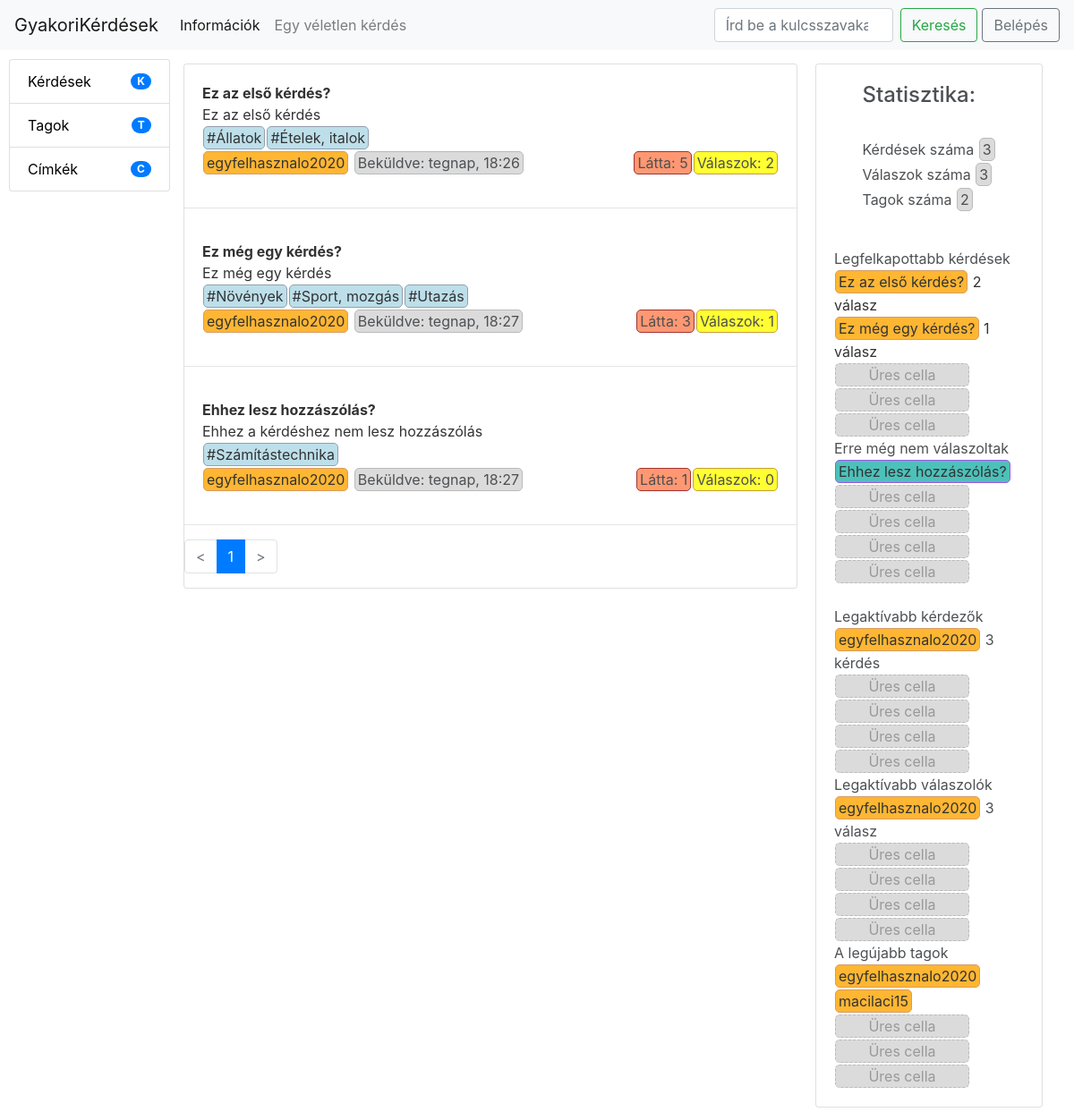
The page / on the database its author committed.
### tables this page shows
CREATE TABLE `kerdesek` (
  `id` int(11) NOT NULL,
  `kerdesrov` varchar(150) DEFAULT NULL,
  `akerdes` varchar(2000) DEFAULT NULL,
  `datum` datetime DEFAULT NULL
);

CREATE TABLE `kerdes_cimke` (
  `kerdes_id` int(11) DEFAULT NULL,
  `cimke_id` int(11) DEFAULT NULL
);

CREATE TABLE `cimkek` (
  `id` int(11) NOT NULL,
  `megnevezes` varchar(50) DEFAULT NULL
);

CREATE TABLE `felhasznalo_kerdes` (
  `felh_id` int(11) DEFAULT NULL,
  `kerdes_id` int(11) DEFAULT NULL
);

CREATE TABLE `felhasznalok` (
  `id` int(11) NOT NULL,
  `felhasznalonev` varchar(50) DEFAULT NULL,
  `email` varchar(100) DEFAULT NULL,
  `jelszo` varchar(250) DEFAULT NULL,
  `regdatum` datetime DEFAULT NULL
);

### index.php (called while the page is built, shortened)
<?php
    require_once "iranyito/funkciok.php";
    require_once "iranyito/kontrollerek.php";
    require_once "iranyito/app.php";
    require_once "oldalak/gyujto.php";

### iranyito/kontrollerek.php (called while the page is built, shortened)
<?php
function homeController() {
    $size = $_GET["size"] ?? 10;
    $page = $_GET["page"] ?? 1;
    $connection = getConnection();
    $total = Osszes($connection);
    $offset = ($page - 1) * $size;
    $content =  FooldalKerdesek($connection, $size, $offset);
    $lastPage = $total % $size == 0 ? intdiv($total, $size) : intdiv($total, $size) + 1;
    return [
        'fooldal',
        [
            'title' => 'Home page',
            'content' => $content,
            'total' => $total,
            'size' => $size,
            'page' => $page,
            'lastPage' => $lastPage
        ]
    ];
}

### iranyito/app.php (called while the page is built, shortened)
<?php
$uri = $_SERVER["REQUEST_URI"] ?? '/';
$cleaned = explode("?", $uri) [0];
list($view, $data) = dispatch($cleaned, 'notFoundController');

### oldalak/fooldal.php (the view)
<div class="egybe">
<div class="card">
<?php foreach ($content as $kerdes):?>
             <a href="/kerdes/<?=$kerdes['id']?>">
                 <div class="card-body">
                  <?php
                  $kerdesrov = $kerdes['kerdesrov'];
                  if(strlen($kerdesrov)>49) echo "<b>" . substr($kerdesrov,0,47) . "...</b>";
                  else{ echo "<b>" . $kerdesrov . "</b>";}
                  ?>
                  <br>
                  <?php
                  $akerdes = $kerdes['akerdes'];
                  if(strlen($akerdes)>99) echo substr($akerdes,0,97) . "...";
                  else{ echo $akerdes;}
                  ?>
                  <br>
                  <?php $kapcimke = KerdesCimke("kerdes",$kerdes['id']);
                        foreach($kapcimke as $cimke){
                          $megkCimke = CimkeAdat("id",$cimke['cimke_id']);
                          echo '<div class="osszesitett" id="cimke"><a href="/cimke/'. $megkCimke[0]['megnevezes'] .'">#' . $megkCimke[0]['megnevezes'] . '</a></div>';
                        }
                  ?>
                  <br> <div class="osszesitett" id="felhasznalo"><a href="/profil/<?=FelhasznaloAdat("id",FelhasznaloKerdes("kerdes",$kerdes["id"])[0]["felh_id"])[0]["felhasznalonev"]?>"><?=FelhasznaloAdat("id",FelhasznaloKerdes("kerdes",$kerdes["id"])[0]["felh_id"])[0]["felhasznalonev"]?></a></div> <div class="osszesitett float-right" id="valaszok">Válaszok: <?=ValaszSzam($kerdes['id']);?> </div><div class="osszesitett float-right" id="latta">Látta: <?=count(KerdesLatta("kerdes",$kerdes["id"]))?></div>
                  <div class="osszesitett" id="datum">Beküldve: <?=DatumAtalakit($kerdes['datum'])?></div>
                  </div>
             </a>
             <hr>
            <?php endforeach ?>
 <?php require "lapozo.php"; ?>
</div>
</div>

### iranyito/funkciok.php (shortened to what this page needs)
<?php
function getConnection(){
    global $config;
    $connection = mysqli_connect($config['db_host'], $config['db_user'], $config['db_pass'], $config['db_name']);
    mysqli_set_charset($connection,"utf8");
    return $connection;
}
function dispatch($actualRoute, $notFound) {
    global $routes;
    $method = $_SERVER["REQUEST_METHOD"];
    if (key_exists($method, $routes)) {
        foreach ($routes[$method] as $route => $callable) {
            $route = "%^$route$%";
            if (preg_match($route, $actualRoute, $matches)) {
                return $callable($matches);
            }
        }
    }
    return $notFound();
}
function FooldalKerdesek($connection, $size, $offset){
    $query = "SELECT * FROM kerdesek LIMIT ?, ?";
    if ($statment = mysqli_prepare($connection, $query)) {
        mysqli_stmt_bind_param($statment, "ii", $offset, $size);
        mysqli_stmt_execute($statment);
        $result = mysqli_stmt_get_result($statment);
        return mysqli_fetch_all($result, MYSQLI_ASSOC);
    } else {
        logMessage("ERROR", 'Query error: ' . mysqli_error($connection));
        errorPage();
    }
}
function VeletlenSzam(){
    $veletlenSorSzam = array_rand(KerdesAdat("",""), 1);
    $veletlenSzam = KerdesAdat("","")[$veletlenSorSzam]["id"];
    return $veletlenSzam;
}
function KerdesCimke($mit,$mi){
    $connection = getConnection();
    if($mit == "kerdes")
    $query = "SELECT * FROM kerdes_cimke WHERE kerdes_id = ?";
   if ($statment = mysqli_prepare($connection, $query)) {
       if($mit != "" && $mit != "")mysqli_stmt_bind_param($statment, "i", $mi);
       mysqli_stmt_execute($statment);
       $result = mysqli_stmt_get_result($statment);
        return mysqli_fetch_all($result, MYSQLI_ASSOC);
   } else {
       logMessage("ERROR", 'Query error: ' . mysqli_error($connection));
       errorPage();
   }
}
function ValaszSzam($id){
 $connection = getConnection();
 $query = "SELECT * FROM kerdes_valasz WHERE kerdes_id = ?";
    if ($statment = mysqli_prepare($connection, $query)) {
        mysqli_stmt_bind_param($statment, "i", $id);
        mysqli_stmt_execute($statment);
        $result = mysqli_stmt_get_result($statment);
        $valaszok = mysqli_fetch_all($result, MYSQLI_ASSOC);
    } else {
        logMessage("ERROR", 'Query error: ' . mysqli_error($connection));
        errorPage();
    }
    $szamol = 0;
    foreach ($valaszok as $valasz) {$szamol++;}
    return $szamol;
}
function FelhasznaloKerdes($mit, $mi){
    $connection = getConnection();
    if($mit == "kerdes")
    $query = "SELECT * FROM felhasznalo_kerdes WHERE kerdes_id = ?";
       if ($statment = mysqli_prepare($connection, $query)) {
            if($mit != "" && $mi != "")mysqli_stmt_bind_param($statment, "i", $mi);
            mysqli_stmt_execute($statment);
           $result = mysqli_stmt_get_result($statment);
           return mysqli_fetch_all($result, MYSQLI_ASSOC);
       } else {
           logMessage("ERROR", 'Query error: ' . mysqli_error($connection));
           errorPage();
       }
}
function KerdesValasz($mit, $mi){
    $connection = getConnection();
    if($mit == "kerdes")
    $query = "SELECT * FROM kerdes_valasz WHERE kerdes_id = ?";
       if ($statment = mysqli_prepare($connection, $query)) {
            if($mit != "" && $mi != "")mysqli_stmt_bind_param($statment, "i", $mi);
            mysqli_stmt_execute($statment);
           $result = mysqli_stmt_get_result($statment);
           return mysqli_fetch_all($result, MYSQLI_ASSOC);
       } else {
           logMessage("ERROR", 'Query error: ' . mysqli_error($connection));
           errorPage();
       }
}
function KerdesLatta($mit, $mi){
    $connection = getConnection();
    if($mit == "kerdes")
    $query = "SELECT * FROM kerdes_latta WHERE kerdes_id = ?";
       if ($statment = mysqli_prepare($connection, $query)) {
            if($mit != "" && $mi != "")mysqli_stmt_bind_param($statment, "i", $mi);
            mysqli_stmt_execute($statment);
           $result = mysqli_stmt_get_result($statment);
           return mysqli_fetch_all($result, MYSQLI_ASSOC);
       } else {
           logMessage("ERROR", 'Query error: ' . mysqli_error($connection));
           errorPage();
       }
}
function FelhasznaloAdat($mit, $mi){
    $connection = getConnection();
    if($mit == "id")
    $query = "SELECT * FROM felhasznalok WHERE id = ?";
    if($mit == "")
    $query = "SELECT * FROM felhasznalok";
       if ($statment = mysqli_prepare($connection, $query)) {
            if($mit == "id")mysqli_stmt_bind_param($statment, "i", $mi);
            mysqli_stmt_execute($statment);
           $result = mysqli_stmt_get_result($statment);
           return mysqli_fetch_all($result, MYSQLI_ASSOC);
       } else {
           logMessage("ERROR", 'Query error: ' . mysqli_error($connection));
           errorPage();
       }
}
function KerdesAdat($mit, $mi){
    $connection = getConnection();
    if($mit == "")
    $query = "SELECT * FROM kerdesek";
       if ($statment = mysqli_prepare($connection, $query)) {
            mysqli_stmt_execute($statment);
           $result = mysqli_stmt_get_result($statment);
           return mysqli_fetch_all($result, MYSQLI_ASSOC);
       } else {
           logMessage("ERROR", 'Query error: ' . mysqli_error($connection));
           errorPage();
       }
}
function ValaszAdat($mit, $mi){
    $connection = getConnection();
    if($mit == "")
    $query = "SELECT * FROM valaszok";
           if ($statment = mysqli_prepare($connection, $query)) {
                mysqli_stmt_execute($statment);
               $result = mysqli_stmt_get_result($statment);
               return mysqli_fetch_all($result, MYSQLI_ASSOC);
           } else {
               logMessage("ERROR", 'Query error: ' . mysqli_error($connection));
               errorPage();
           }
}
function CimkeAdat($mit,$mi){
    $connection = getConnection();
    if($mit == "id")
    $query = "SELECT * FROM cimkek WHERE id = ?";
       if ($statment = mysqli_prepare($connection, $query)) {
            if($mit == "id")mysqli_stmt_bind_param($statment, "i", $mi);
            mysqli_stmt_execute($statment);
           $result = mysqli_stmt_get_result($statment);
           return mysqli_fetch_all($result, MYSQLI_ASSOC);
       } else {
           logMessage("ERROR", 'Query error: ' . mysqli_error($connection));
           errorPage();
       }
}
function FelhKerdSzam(){
    $connection = getConnection();
    $query = "SELECT count(fk.felh_id) as szam, f.felhasznalonev as felh FROM felhasznalok f
              INNER JOIN felhasznalo_kerdes fk ON f.id = fk.felh_id
              GROUP BY fk.felh_id LIMIT 5";
    if ($statment = mysqli_prepare($connection, $query)) {
         mysqli_stmt_execute($statment);
        $result = mysqli_stmt_get_result($statment);
        return mysqli_fetch_all($result, MYSQLI_ASSOC);
    } else {
        logMessage("ERROR", 'Query error: ' . mysqli_error($connection));
        errorPage();
    }
}
function FelhValSzam(){
    $connection = getConnection();
    $query = "SELECT count(fv.felh_id) as szam, f.felhasznalonev as felh FROM felhasznalok f
              INNER JOIN felhasznalo_valasz fv ON f.id = fv.felh_id
              GROUP BY fv.felh_id LIMIT 5";
    if ($statment = mysqli_prepare($connection, $query)) {
         mysqli_stmt_execute($statment);
        $result = mysqli_stmt_get_result($statment);
        return mysqli_fetch_all($result, MYSQLI_ASSOC);
    } else {
        logMessage("ERROR", 'Query error: ' . mysqli_error($connection));
        errorPage();
    }
}
function KerdValSzam(){
    $connection = getConnection();
    $query = "SELECT count(kv.kerdes_id) as szam, k.kerdesrov as kerdrov, k.id as id FROM kerdesek k
              INNER JOIN kerdes_valasz kv ON k.id = kv.kerdes_id
              GROUP BY kv.kerdes_id LIMIT 5";
    if ($statment = mysqli_prepare($connection, $query)) {
         mysqli_stmt_execute($statment);
        $result = mysqli_stmt_get_result($statment);
        return mysqli_fetch_all($result, MYSQLI_ASSOC);
    } else {
        logMessage("ERROR", 'Query error: ' . mysqli_error($connection));
        errorPage();
    }
}
function DatumAtalakit($date){
    $honaptomb = array("január","február","március","április","május","június","július","augusztus","szeptember","október","november","december");
    $date = strtotime($date);
    $akkorimasodperc = date('Y', $date)*365*24*60*60+date('m', $date)*30*24*60*60+date('d', $date)*24*60*60+date('H', $date)*60*60+date('i', $date)*60+date('s', $date)*1;
    $mostmasodperc = date('Y')*365*24*60*60+date('m')*30*24*60*60+date('d')*24*60*60+date('H')*60*60+date('i')*60+date('s')*1;
    $kulonbsegperc = ($mostmasodperc - $akkorimasodperc)/60;
    if(date('Y',$date) != date('Y')) echo date('Y. m. d., H:i',$date);
    elseif($kulonbsegperc < 1) echo "kevesebb, mint 1perce";
    elseif($kulonbsegperc < 60) echo (int)$kulonbsegperc . " perce";
    elseif($kulonbsegperc < 300) echo "kevesebb, mint " . ((int)($kulonbsegperc/60+1)) . " órája";
    elseif(date('m',$date) == date('m')){
        if(date('d',$date) == date('d')) echo ((int)($kulonbsegperc/60+1)) . " órája";
        elseif(date('d',$date)+1 == date('d')) echo "tegnap, " . date(' H:i',$date);
        else echo $honaptomb[(int)(date('m',$date))-1] . " " . (int)(date(' d',$date)) .  date('., H:i',$date);
    }
    elseif(date('Y',$date) == date('Y')) echo $honaptomb[(int)(date('m',$date))-1] . " " . (int)(date(' d',$date)) .  date('., H:i',$date);
}

### oldalak/jobbsav.php
<div id="jobbsav">
    <div class="card">
    <div class="card-body" style="margin:auto;">
   <h4>Statisztika:</h4> <br>
    Kérdések száma
    <div class="osszesitett" id="statisztikaszam"><?=count(KerdesAdat("",""))?></div> <br>
    Válaszok száma
    <div class="osszesitett" id="statisztikaszam"><?=count(ValaszAdat("",""))?></div> <br>
    Tagok száma
    <div class="osszesitett" id="statisztikaszam"><?=count(FelhasznaloAdat("",""))?></div>
</div>
<div class="card-body">
    Legfelkapottabb kérdések <br>
    <?php
    $legtobbvalaszok = KerdValSzam();
    foreach($legtobbvalaszok as $legtobbvalasz){?>
       <a href="/kerdes/<?=$legtobbvalasz["id"]?>"> <div class="osszesitett" id="felhasznalo" style="max-width:100%;"><?=$legtobbvalasz["kerdrov"]?></div> <?=$legtobbvalasz["szam"]?> válasz</a> <br>
    <?php }
        for($i=0;$i<5-count($legtobbvalaszok);$i++){
    ?>
    <a href="/info"><div class="osszesitett" id="urescella">Üres cella</div></a> <br>
        <?php } ?>
    Erre még nem válaszoltak<br>
    <?php
        $kerdesek = KerdesAdat("","");
        $max5 = 0;
        foreach($kerdesek as $kerdes):
            if(count(KerdesValasz("kerdes",$kerdes["id"]))==0 && $max5<5){?>
             <a href="/kerdes/<?=$kerdes["id"]?>"><div class="osszesitett" id="valasz" style="max-width:100%;"><?=$kerdes["kerdesrov"]?></div></a> <br>
             <?php  $max5++; } endforeach;
             for($i=0;$i<5-$max5;$i++){ ?>
                <a href="/info"><div class="osszesitett" id="urescella">Üres cella</div></a> <br>
        <?php } ?>
    <br>Legaktívabb kérdezők<br>
    <?php
    $legtobbkerdesek = FelhKerdSzam();
    foreach($legtobbkerdesek as $legtobbkerdes){?>
        <div class="osszesitett" id="felhasznalo"><a href="/profil/<?=$legtobbkerdes["felh"]?>"><?=$legtobbkerdes["felh"]?></a></div> <?=$legtobbkerdes["szam"]?> kérdés <br>
    <?php }
    for($i=0;$i<5-count($legtobbkerdesek);$i++){ ?>
    <a href="/info"><div class="osszesitett" id="urescella">Üres cella</div></a> <br>
        <?php } ?>
    Legaktívabb válaszolók<br>
    <?php
    $legtobbkerdesek = FelhValSzam();
    foreach($legtobbkerdesek as $legtobbkerdes){?>
        <div class="osszesitett" id="felhasznalo"><a href="/profil/<?=$legtobbkerdes["felh"]?>"><?=$legtobbkerdes["felh"]?></a></div> <?=$legtobbkerdes["szam"]?> válasz <br>
    <?php }
    for($i=0;$i<5-count($legtobbkerdesek);$i++){ ?>
    <a href="/info"><div class="osszesitett" id="urescella">Üres cella</div></a> <br>
        <?php } ?>
    A legújabb tagok<br>
    <?php
        $tagok = FelhasznaloAdat("","");
        $szamol = 0;
        foreach(array_reverse($tagok) as $tag){
            if($szamol<5){?>
            <div class="osszesitett" id="felhasznalo"><a href="/profil/<?=$tag["felhasznalonev"]?>"><?=$tag["felhasznalonev"]?></a></div>  <br>
            <?php $szamol++;
            }
        }
        if($szamol <5){
        for($i=0;$i<5-$szamol;$i++){?>
            <a href="/info"><div class="osszesitett" id="urescella">Üres cella</div></a> <br>
        <?php } }?>
</div>
</div>
</div>

### rows shown on the page
kerdesek: kerdesrov "Ez az első kérdés?", akerdes "Ez az első kérdés", id.felhasznalonev "egyfelhasznalo2020", id "2", count(KerdesLatta("kerdes",$kerdes["id"])) "5", datum "18:26", szam "2"
kerdes_cimke: cimke_id.megnevezes "Állatok"
kerdes_cimke: cimke_id.megnevezes "Ételek, italok"
kerdesek: kerdesrov "Ez még egy kérdés?", akerdes "Ez még egy kérdés", id.felhasznalonev "egyfelhasznalo2020", id "1", count(KerdesLatta("kerdes",$kerdes["id"])) "3", datum "18:27", szam "1"
kerdes_cimke: cimke_id.megnevezes "Növények"
kerdes_cimke: cimke_id.megnevezes "Sport, mozgás"
kerdes_cimke: cimke_id.megnevezes "Utazás"
kerdesek: kerdesrov "Ehhez lesz hozzászólás?", akerdes "Ehhez a kérdéshez nem lesz hozzászólás", id.felhasznalonev "egyfelhasznalo2020", id "0", count(KerdesLatta("kerdes",$kerdes["id"])) "1", datum "18:27"
kerdes_cimke: cimke_id.megnevezes "Számítástechnika"
felhasznalok: felhasznalonev "egyfelhasznalo2020"
felhasznalok: felhasznalonev "macilaci15"

### other values the page prints
$menusav[0] "Belépés"
$balsav[$i] "Kérdések K Tagok T Címkék C"
$page "1"
count(KerdesAdat("","")) "3"
count(ValaszAdat("","")) "3"
count(FelhasznaloAdat("","")) "2"
$legtobbkerdes["felh"] "egyfelhasznalo2020"
$legtobbkerdes["szam"] "3"
